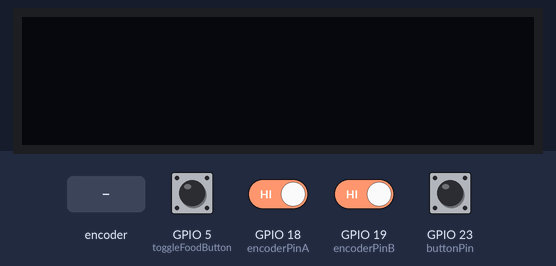
A program run on a simulated ESP32. Parts: 128×32 one-colour display. Inputs (shaded band) come from the test bench; at power-on: GPIO 18 (encoderPinA), GPIO 19 (encoderPinB) HIGH, GPIO 5 (toggleFoodButton), GPIO 23 (buttonPin) LOW. WiFi joins after 1.5 s; servers stay silent unless stated; the display library's start-up logo is not drawn; uploads are accepted with an empty reply; what the program prints to the serial monitor is not drawn.

Above: at 5.2 s.
5.3 s: rotary encoder on GPIO 18 (encoderPinA) / GPIO 19 (encoderPinB) turned 3 steps (first pin leading)
At 7.0 s:
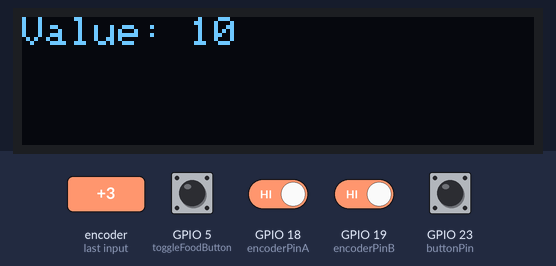
7.4 s: GPIO 23 (buttonPin) pulled HIGH for 0.15 s
At 8.6 s:
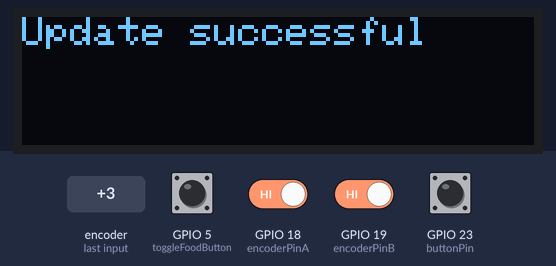
9.1 s: GPIO 5 (toggleFoodButton) pulled HIGH for 1 s
At 10.8 s:
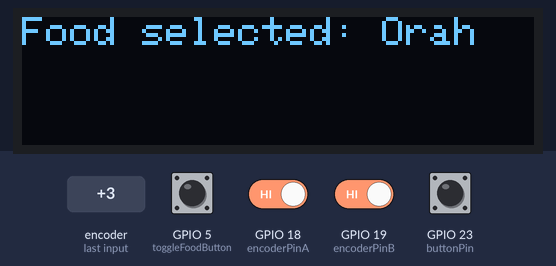
11.6 s: GPIO 5 (toggleFoodButton) pulled HIGH for 0.15 s
At 12.3 s:
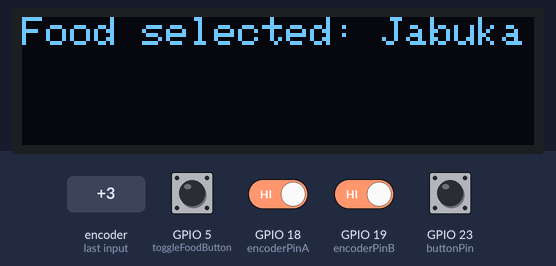
13.2 s: rotary encoder on GPIO 18 (encoderPinA) / GPIO 19 (encoderPinB) turned 1 step (first pin leading)
At 13.9 s:
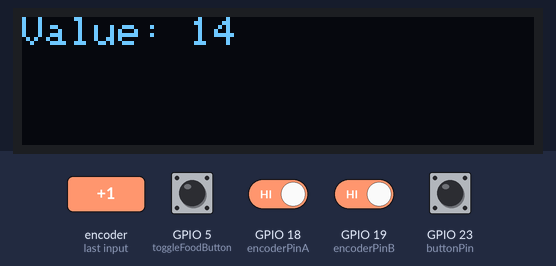
14.9 s: GPIO 5 (toggleFoodButton) pulled HIGH for 3.2 s
At 16.1 s:
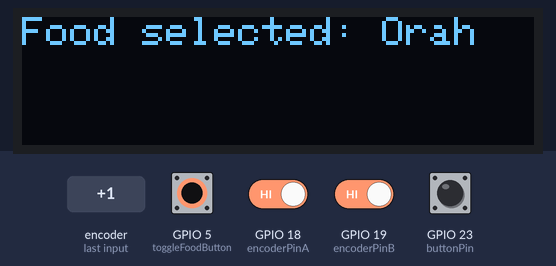
Timing chart, 0 to 17.9 s (numbered marks = the images above; inputs shaded):
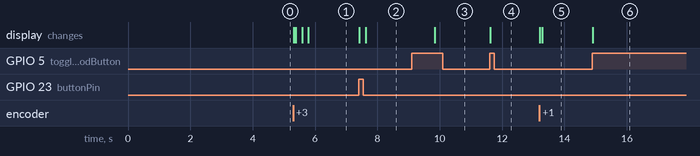

The program:

main.cpp
```cpp
#include <WiFi.h>
#include <HTTPClient.h>
#include <Wire.h>
#include <Adafruit_GFX.h>
#include <Adafruit_SSD1306.h>

/*
TODO when starting everything up:
1) go to azure DB and add your IP address to whitelist
2) check IP address of website host
3) check WiFi info
4) launch website (npm start)
5) profit
*/

const char *ssid = "BlueBloodBrlek";
const char *password = "brlek123";
const char *endpointHostIP = "192.168.90.171"; // Replace with your website's IP address
const int encoderPinA = 18;                    // Rotary encoder pin A
const int encoderPinB = 19;                    // Rotary encoder pin B
const int buttonPin = 23;                      // Button pin

const int toggleFoodButton = 5; // Toggle button pin

volatile int encoderPos = 0;
volatile int lastEncoderPos = 0;
volatile bool encoderChanged = false;
int selectedFoodIndex = 0; // Index of the currently selected food item

int lastButtonState = LOW;
int lastFoodToggleButtonState = LOW;
unsigned long lastDebounceTime = 0;
unsigned long debounceDelay = 200;

String lastDisplayedMessage = "";

#define NUM_FOOD_ITEMS 2

#define SCREEN_WIDTH 128
#define SCREEN_HEIGHT 32
#define OLED_RESET -1
Adafruit_SSD1306 display(SCREEN_WIDTH, SCREEN_HEIGHT, &Wire, OLED_RESET);

// Enum to represent food names
enum Food
{
  Jabuka,
  Orah
};

// Array to map food index to food names
const char *foodNames[NUM_FOOD_ITEMS] = {
    "Jabuka",
    "Orah"};

void displayText(const String &message)
{
  if (message == lastDisplayedMessage)
  {
    return;
  }
  lastDisplayedMessage = message;
  display.clearDisplay();
  display.setTextSize(1);
  display.setTextColor(SSD1306_WHITE);
  display.setCursor(0, 0);
  display.println(message);
  display.display();
}

void sendUpdateRequest(int valueChange)
{
  HTTPClient http;

  Serial.println("Sending update request...");
  // Endpoint for updating values
  String url = "http://" + String(endpointHostIP) + ":3000/update";

  // Sending a JSON payload with the new value change and selected food item
  String payload = "{\"foodIndex\": " + String(selectedFoodIndex) + ", \"newValue\": " + String(valueChange) + "}";

  http.begin(url);
  http.addHeader("Content-Type", "application/json");
  int httpResponseCode = http.POST(payload);

  if (httpResponseCode > 0)
  {
    Serial.print("HTTP Response code: ");
    Serial.println(httpResponseCode);

    if (httpResponseCode == 400)
    {
      // newValue is too low, print error message on OLED screen
      displayText("Error: Value too low");
      delay(2000);
    }
    if (httpResponseCode == 200 || httpResponseCode == 201)
    {
      // Check if the response code indicates a low resource warning
      if (httpResponseCode == 201)
      {
        // Display low resource warning message
        displayText("Update successful    Low resource warning");
        delay(2000);
      }
      else
      {
        // Display regular update successful message
        displayText("Update successful");
        delay(2000);
      }
    }
    else
    {
      displayText("Something went awry");
      delay(2000);
    }
  }
  else
  {
    Serial.println("HTTP Request failed");
  }

  http.end();
}

void updateEncoder()
{
  int MSB = digitalRead(encoderPinA);
  int LSB = digitalRead(encoderPinB);
  int encoded = (MSB << 1) | LSB;
  int sum = (lastEncoderPos << 2) | encoded;

  if (sum == 0b1101 || sum == 0b0100 || sum == 0b0010 || sum == 0b1011)
  {
    encoderPos++;
    encoderChanged = true;
  }
  else if (sum == 0b1110 || sum == 0b0111 || sum == 0b0001 || sum == 0b1000)
  {
    encoderPos--;
    encoderChanged = true;
  }
  lastEncoderPos = encoded;
}

void toggleFoodItem()
{
  selectedFoodIndex = (selectedFoodIndex + 1) % NUM_FOOD_ITEMS; // NUM_FOOD_ITEMS is the total number of food items
  displayText("Food selected: " + String(foodNames[selectedFoodIndex]));
}

void setup()
{
  Serial.begin(115200);
  pinMode(encoderPinA, INPUT);
  pinMode(encoderPinB, INPUT);
  pinMode(buttonPin, INPUT_PULLDOWN);
  pinMode(toggleFoodButton, INPUT_PULLDOWN);

  attachInterrupt(digitalPinToInterrupt(encoderPinA), updateEncoder, CHANGE);
  attachInterrupt(digitalPinToInterrupt(encoderPinB), updateEncoder, CHANGE);

  if (!display.begin(SSD1306_SWITCHCAPVCC, 0x3C))
  {
    Serial.println(F("SSD1306 allocation failed"));
    for (;;)
      ;
  }
  display.display();
  delay(2000); // Pause for 2 seconds
  display.clearDisplay();

  WiFi.begin(ssid, password);
  while (WiFi.status() != WL_CONNECTED)
  {
    delay(1000);
    Serial.println("Connecting to WiFi...");
  }
  Serial.println("Connected to WiFi");
  Serial.println(WiFi.localIP());
}

void loop()
{
  if (encoderChanged)
  {
    // Display the selected value on OLED screen
    displayText("Value: " + String(encoderPos));
    encoderChanged = false;
  }

  int buttonState = digitalRead(buttonPin);
  int toggleFoodButtonState = digitalRead(toggleFoodButton);
  // Serial.print("Button state: ");
  // Serial.println(buttonState);

  if ((millis() - lastDebounceTime) > debounceDelay)
  {
    if (buttonState == HIGH && buttonState != lastButtonState)
    {
      // Button pressed, send update request with encoderPos value
      displayText("Processing order...");
      sendUpdateRequest(encoderPos);

      lastDebounceTime = millis();
    }
    if (toggleFoodButtonState == HIGH && toggleFoodButtonState != lastFoodToggleButtonState)
    {
      toggleFoodItem();
      lastDebounceTime = millis();
    }
    lastButtonState = buttonState;
    lastFoodToggleButtonState = toggleFoodButtonState;
  }
}
```

Measured:
- after the input at 5.3 s, the display: first changes at once (image 1 shows a later state)
- after the input at 7.4 s, the display: first changes at once (image 2 shows a later state)
- after the input at 9.1 s, the display: changes after 0.74 s (image 3)
- after the input at 11.6 s, the display: changes at once (image 4)
- after the input at 13.2 s, the display: first changes at once (image 5 shows a later state)
- after the input at 14.9 s, the display: changes at once (image 6)
